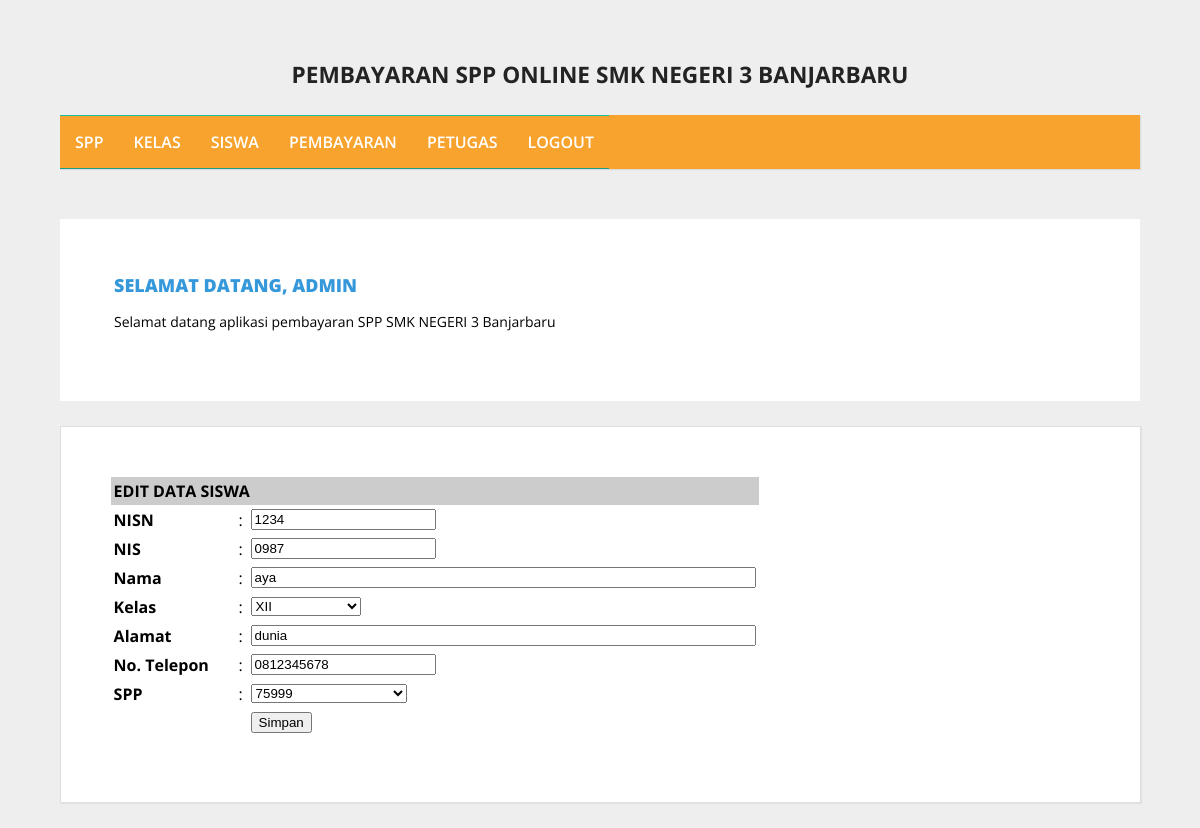
The page /admin/halaman_admin.php?open=edit_siswa&nisn=1234 (signed in) on the database as committed earlier.
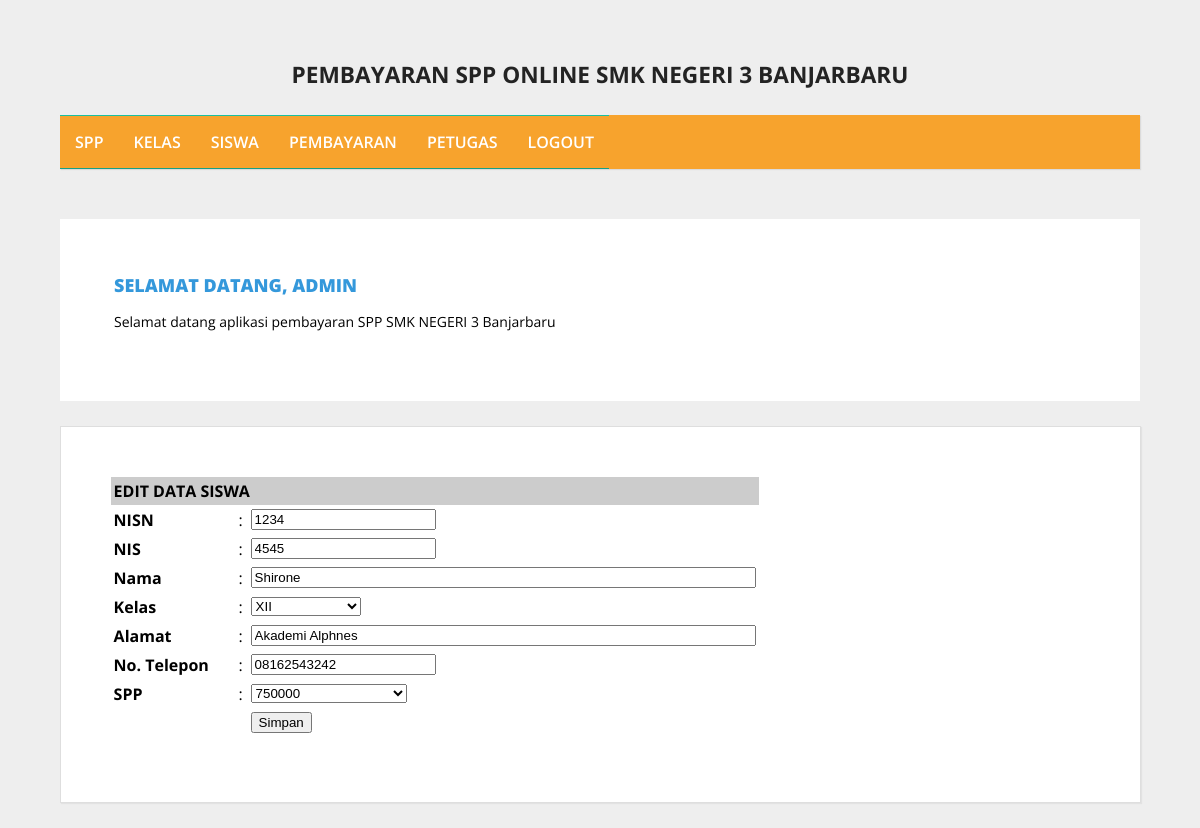
The same page on the database as committed later.
### tables this page shows
CREATE TABLE `siswa` (
  `nisn` varchar(10) NOT NULL,
  `nis` varchar(8) NOT NULL,
  `nama` varchar(35) NOT NULL,
  `id_kelas` varchar(11) NOT NULL,
  `alamat` text NOT NULL,
  `no_telp` varchar(15) NOT NULL,
  `id_spp` varchar(5) NOT NULL
);

### admin/edit_siswa.php (the view, shortened to what this page needs)
<?php
include_once "../src/koneksi.php";
$nisn = $_GET['nisn'];
$sql  = mysqli_query($koneksi, "SELECT * FROM siswa WHERE nisn='$nisn'");
$data = mysqli_fetch_array($sql);
?>
<form action="<?php $_SERVER['PHP_SELF']; ?>" method="post" name="form1" target="_self">
<table class="table-list" width="650" border="0" cellspacing="1" cellpadding="3">
    <tr>
        <td bgcolor="#CCCCCC" colspan="3"><strong>EDIT DATA SISWA</strong></td>
    </tr>
    <tr>
        <td width="182"><strong>NISN</strong></td>
        <td width="6">:</td>
        <td width="440"><input name="nisn" type="text" value="<?php echo $data['nisn']; ?>" readonly /></td>
    </tr>
    <tr>
        <td><strong>NIS</strong></td>
        <td>:</td>
        <td><input name="nis" type="text" value="<?php echo $data['nis']; ?>" size="20" maxlength="20" /></td>
    </tr>
    <tr>
        <td><strong>Nama</strong></td>
        <td>:</td>
        <td><input name="nama" type="text" value="<?php echo $data['nama']; ?>" size="60" maxlength="100" /></td>
    </tr>
    <tr>
        <td><strong>Kelas</strong></td>
        <td>:</td>
        <td>
            <select name="id_kelas">
                <?php
                $tampilkanKelas = mysqli_query($koneksi, "SELECT * FROM kelas");
                while($bacaKelas = mysqli_fetch_array($tampilkanKelas)){
                    $cek = ($bacaKelas['id_kelas']==$data['id_kelas']) ? "selected" : "";
                    echo "<option value='$bacaKelas[id_kelas]' $cek>$bacaKelas[nama_kelas]</option>";
                }
                ?>
            </select>
        </td>
    </tr>
    <tr>
        <td><strong>Alamat</strong></td>
        <td>:</td>
        <td><input name="alamat" type="text" value="<?php echo $data['alamat']; ?>" size="60" maxlength="200" /></td>
    </tr>
    <tr>
        <td><strong>No. Telepon</strong></td>
        <td>:</td>
        <td><input name="no_telp" type="text" value="<?php echo $data['no_telp']; ?>" size="20" maxlength="20" /></td>
    </tr>
    <tr>
        <td><strong>SPP</strong></td>
        <td>:</td>
        <td>
            <select name="id_spp">
                <?php
                $tampilkanSPP = mysqli_query($koneksi, "SELECT * FROM spp");
                while($bacaSPP = mysqli_fetch_array($tampilkanSPP)){
                    $cek = ($bacaSPP['id_spp']==$data['id_spp']) ? "selected" : "";
                    echo "<option value='$bacaSPP[id_spp]' $cek>$bacaSPP[nominal]</option>";
                }
                ?>
            </select>
        </td>
    </tr>
    <tr>
        <td>&nbsp;</td>
        <td>&nbsp;</td>
        <td><input name="btnSimpan" type="submit" id="btnSimpan" value="Simpan" /></td>
    </tr>
</table>
</form>

Rows that differ between the two databases and show on the page:
changed siswa id 1234: nis "0987" → "4545"; nama "aya" → "Shirone"; alamat "dunia" → "Akademi Alphnes"; no_telp "0812345678" → "08162543242"
Other text that changed with them:
form field id_spp: "75999" → "750000"
